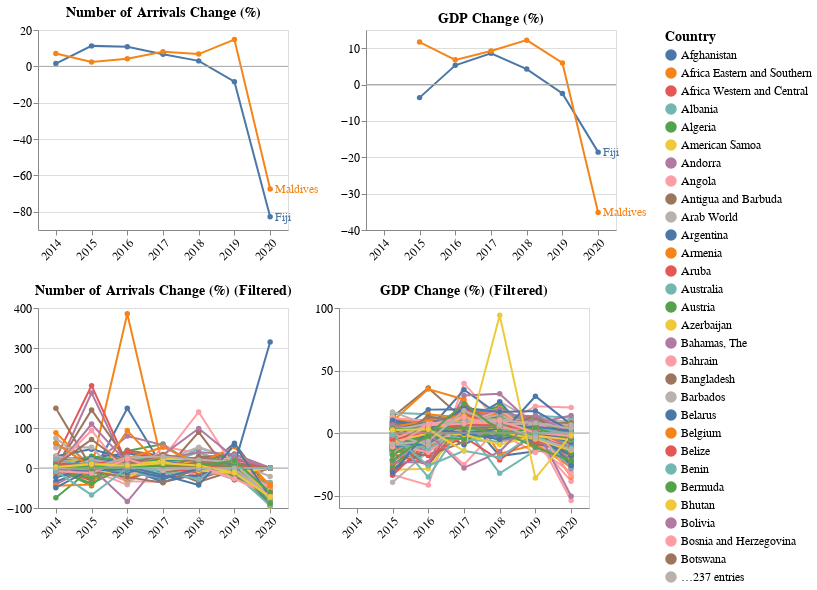

Source (notebook cell):
### Code cell
import pandas as pd
import altair as alt

# Load GDP data
gdp_data_url = "https://docs.google.com/spreadsheets/d/e/2PACX-1vSrhCFO8_5hlJkCJ8xWT9YsRHz64UUPfWClp0ZiUYEM10_FxQgmwaIHETyIcruKBhH9d1C1LZSbNBfn/pub?output=csv"
gdp_data = pd.read_csv(gdp_data_url)
gdp_melted = gdp_data.melt(id_vars=["Country Name"], var_name="Year", value_name="GDP")
gdp_melted['Year'] = gdp_melted['Year'].astype(int)
gdp_melted['GDP'] = pd.to_numeric(gdp_melted['GDP'], errors='coerce')
gdp_melted['Percentage Change GDP'] = gdp_melted.groupby('Country Name')['GDP'].pct_change() * 100

# Load Number of Arrivals data
arrivals_data_url = "https://docs.google.com/spreadsheets/d/e/2PACX-1vQaaAL3uUEECVUrM_UY0auvnzGGtnMCalpxhjsnvWYT7GeZD0vXt1EjOQK_7Eg1dZPDjhwxJXvSak6Y/pub?output=csv"
arrivals_data = pd.read_csv(arrivals_data_url)
arrivals_melted = arrivals_data.melt(id_vars=["Country Name"], var_name="Year", value_name="Number of Arrivals")
arrivals_melted['Year'] = arrivals_melted['Year'].astype(int)
arrivals_melted['Number of Arrivals'] = pd.to_numeric(arrivals_melted['Number of Arrivals'], errors='coerce')
arrivals_melted['Percentage Change Arrivals'] = arrivals_melted.groupby('Country Name')['Number of Arrivals'].pct_change() * 100

# Merge GDP and Number of Arrivals datasets
merged_data = pd.merge(arrivals_melted, gdp_melted, on=['Country Name', 'Year'])

# Filter data for Fiji and Maldives (2014-2020)
filtered_data = merged_data[merged_data['Country Name'].isin(['Fiji', 'Maldives'])]

# Add a red zero line
zero_line = alt.Chart(pd.DataFrame({'y': [0]})).mark_rule(color='darkgrey').encode(
    y='y:Q'
)

# Dropdown menu with an empty option for showing all countries
dropdown = alt.binding_select(
    options=[None] + list(merged_data['Country Name'].unique()),
    labels=['All'] + list(merged_data['Country Name'].unique()),
    name="Select Country: "
)
country_selection = alt.selection_single(fields=['Country Name'], bind=dropdown, name="Country", empty='all')

# Function to add country labels at the end
def add_labels(chart, data, y_field):
    return chart + alt.Chart(data).transform_filter(
        alt.datum.Year == 2020  # Last year in the dataset
    ).mark_text(
        align='left',
        dx=5,
        fontSize=12
    ).encode(
        x='Year:O',
        y=y_field,
        text='Country Name:N',
        color=alt.Color('Country Name:N', legend=None)
    )

# Create charts
arrivals_chart_all = alt.Chart(filtered_data).mark_line(point=True).encode(
    x=alt.X('Year:O', axis=alt.Axis(labelAngle=-45, title=None, labelFontSize=12)),
    y=alt.Y('Percentage Change Arrivals:Q', scale=alt.Scale(zero=True), axis=alt.Axis(title=None)),
    tooltip=['Year', 'Country Name', 'Percentage Change Arrivals'],
    color=alt.Color('Country Name:N', legend=alt.Legend(title="Country", labelFontSize=12, titleFontSize=14))
).properties(
    title="Number of Arrivals Change (%)",
    width=250,
    height=200
) + zero_line

arrivals_chart_all = add_labels(arrivals_chart_all, filtered_data, 'Percentage Change Arrivals')

gdp_chart_all = alt.Chart(filtered_data).mark_line(point=True).encode(
    x=alt.X('Year:O', axis=alt.Axis(labelAngle=-45, title=None, labelFontSize=12)),
    y=alt.Y('Percentage Change GDP:Q', scale=alt.Scale(zero=True), axis=alt.Axis(title=None)),
    tooltip=['Year', 'Country Name', 'Percentage Change GDP'],
    color=alt.Color('Country Name:N', legend=alt.Legend(title="Country", labelFontSize=12, titleFontSize=14))
).properties(
    title="GDP Change (%)",
    width=250,
    height=200
) + zero_line

gdp_chart_all = add_labels(gdp_chart_all, filtered_data, 'Percentage Change GDP')

arrivals_chart_filtered = alt.Chart(merged_data).mark_line(point=True).encode(
    x=alt.X('Year:O', axis=alt.Axis(labelAngle=-45, title=None, labelFontSize=12)),
    y=alt.Y('Percentage Change Arrivals:Q', scale=alt.Scale(zero=True), axis=alt.Axis(title=None)),
    tooltip=['Year', 'Country Name', 'Percentage Change Arrivals'],
    color=alt.Color('Country Name:N', legend=alt.Legend(title="Country", labelFontSize=12, titleFontSize=14))
).transform_filter(
    country_selection
).properties(
    title="Number of Arrivals Change (%) (Filtered)",
    width=250,
    height=200
) + zero_line

gdp_chart_filtered = alt.Chart(merged_data).mark_line(point=True).encode(
    x=alt.X('Year:O', axis=alt.Axis(labelAngle=-45, title=None, labelFontSize=12)),
    y=alt.Y('Percentage Change GDP:Q', scale=alt.Scale(zero=True), axis=alt.Axis(title=None)),
    tooltip=['Year', 'Country Name', 'Percentage Change GDP'],
    color=alt.Color('Country Name:N', legend=alt.Legend(title="Country", labelFontSize=12, titleFontSize=14))
).transform_filter(
    country_selection
).properties(
    title="GDP Change (%) (Filtered)",
    width=250,
    height=200
) + zero_line

# Align and combine charts
final_chart = alt.vconcat(
    alt.hconcat(arrivals_chart_all, gdp_chart_all),
    alt.hconcat(arrivals_chart_filtered, gdp_chart_filtered)
).add_selection(
    country_selection
).configure_title(
    fontSize=14,
    anchor='middle',
    font='Arial'
).configure_axis(
    labelFontSize=12,
    title=None  # Remove all axis titles
)

# Display the combined chart
final_chart

### Figure 1 — Vega-Lite specification as saved in the notebook (floating-point values rounded to 4 significant figures; data arrays with more than 128 entries replaced by an {"elided": "..."} marker saying what was removed)
{"config": {"view": {"continuousWidth": 400, "continuousHeight": 300}, "axis": {"labelFontSize": 12, "title": null}, "title": {"anchor": "middle", "font": "Arial", "fontSize": 14}}, "vconcat": [{"hconcat": [{"layer": [{"data": {"name": "data-91b26a9f03d3a5d3d8a4b5776e9d1ac0"}, "mark": {"type": "line", "point": true}, "encoding": {"color": {"field": "Country Name", "legend": {"labelFontSize": 12, "title": "Country", "titleFontSize": 14}, "type": "nominal"}, "tooltip": [{"field": "Year", "type": "quantitative"}, {"field": "Country Name", "type": "nominal"}, {"field": "Percentage Change Arrivals", "type": "quantitative"}], "x": {"axis": {"labelAngle": -45, "labelFontSize": 12, "title": null}, "field": "Year", "type": "ordinal"}, "y": {"axis": {"title": null}, "field": "Percentage Change Arrivals", "scale": {"zero": true}, "type": "quantitative"}}, "height": 200, "selection": {"Country": {"type": "single", "fields": ["Country Name"], "bind": {"input": "select", "options": {"elided": "267 str values"}, "labels": {"elided": "267 str values"}, "name": "Select Country: "}, "empty": "all"}}, "title": "Number of Arrivals Change (%)", "width": 250}, {"data": {"name": "data-06fd9f850666401b4599de5588b60692"}, "mark": {"type": "rule", "color": "darkgrey"}, "encoding": {"y": {"field": "y", "type": "quantitative"}}}, {"data": {"name": "data-91b26a9f03d3a5d3d8a4b5776e9d1ac0"}, "mark": {"type": "text", "align": "left", "dx": 5, "fontSize": 12}, "encoding": {"color": {"field": "Country Name", "legend": null, "type": "nominal"}, "text": {"field": "Country Name", "type": "nominal"}, "x": {"field": "Year", "type": "ordinal"}, "y": {"field": "Percentage Change Arrivals", "type": "quantitative"}}, "transform": [{"filter": "(datum.Year === 2020)"}]}]}, {"layer": [{"data": {"name": "data-91b26a9f03d3a5d3d8a4b5776e9d1ac0"}, "mark": {"type": "line", "point": true}, "encoding": {"color": {"field": "Country Name", "legend": {"labelFontSize": 12, "title": "Country", "titleFontSize": 14}, "type": "nominal"}, "tooltip": [{"field": "Year", "type": "quantitative"}, {"field": "Country Name", "type": "nominal"}, {"field": "Percentage Change GDP", "type": "quantitative"}], "x": {"axis": {"labelAngle": -45, "labelFontSize": 12, "title": null}, "field": "Year", "type": "ordinal"}, "y": {"axis": {"title": null}, "field": "Percentage Change GDP", "scale": {"zero": true}, "type": "quantitative"}}, "height": 200, "selection": {"Country": {"type": "single", "fields": ["Country Name"], "bind": {"input": "select", "options": {"elided": "267 str values"}, "labels": {"elided": "267 str values"}, "name": "Select Country: "}, "empty": "all"}}, "title": "GDP Change (%)", "width": 250}, {"data": {"name": "data-06fd9f850666401b4599de5588b60692"}, "mark": {"type": "rule", "color": "darkgrey"}, "encoding": {"y": {"field": "y", "type": "quantitative"}}}, {"data": {"name": "data-91b26a9f03d3a5d3d8a4b5776e9d1ac0"}, "mark": {"type": "text", "align": "left", "dx": 5, "fontSize": 12}, "encoding": {"color": {"field": "Country Name", "legend": null, "type": "nominal"}, "text": {"field": "Country Name", "type": "nominal"}, "x": {"field": "Year", "type": "ordinal"}, "y": {"field": "Percentage Change GDP", "type": "quantitative"}}, "transform": [{"filter": "(datum.Year === 2020)"}]}]}]}, {"hconcat": [{"layer": [{"data": {"name": "data-9d9b0ec0635686084517997a680809d9"}, "mark": {"type": "line", "point": true}, "encoding": {"color": {"field": "Country Name", "legend": {"labelFontSize": 12, "title": "Country", "titleFontSize": 14}, "type": "nominal"}, "tooltip": [{"field": "Year", "type": "quantitative"}, {"field": "Country Name", "type": "nominal"}, {"field": "Percentage Change Arrivals", "type": "quantitative"}], "x": {"axis": {"labelAngle": -45, "labelFontSize": 12, "title": null}, "field": "Year", "type": "ordinal"}, "y": {"axis": {"title": null}, "field": "Percentage Change Arrivals", "scale": {"zero": true}, "type": "quantitative"}}, "height": 200, "selection": {"Country": {"type": "single", "fields": ["Country Name"], "bind": {"input": "select", "options": {"elided": "267 str values"}, "labels": {"elided": "267 str values"}, "name": "Select Country: "}, "empty": "all"}}, "title": "Number of Arrivals Change (%) (Filtered)", "transform": [{"filter": {"selection": "Country"}}], "width": 250}, {"data": {"name": "data-06fd9f850666401b4599de5588b60692"}, "mark": {"type": "rule", "color": "darkgrey"}, "encoding": {"y": {"field": "y", "type": "quantitative"}}}]}, {"layer": [{"data": {"name": "data-9d9b0ec0635686084517997a680809d9"}, "mark": {"type": "line", "point": true}, "encoding": {"color": {"field": "Country Name", "legend": {"labelFontSize": 12, "title": "Country", "titleFontSize": 14}, "type": "nominal"}, "tooltip": [{"field": "Year", "type": "quantitative"}, {"field": "Country Name", "type": "nominal"}, {"field": "Percentage Change GDP", "type": "quantitative"}], "x": {"axis": {"labelAngle": -45, "labelFontSize": 12, "title": null}, "field": "Year", "type": "ordinal"}, "y": {"axis": {"title": null}, "field": "Percentage Change GDP", "scale": {"zero": true}, "type": "quantitative"}}, "height": 200, "selection": {"Country": {"type": "single", "fields": ["Country Name"], "bind": {"input": "select", "options": {"elided": "267 str values"}, "labels": {"elided": "267 str values"}, "name": "Select Country: "}, "empty": "all"}}, "title": "GDP Change (%) (Filtered)", "transform": [{"filter": {"selection": "Country"}}], "width": 250}, {"data": {"name": "data-06fd9f850666401b4599de5588b60692"}, "mark": {"type": "rule", "color": "darkgrey"}, "encoding": {"y": {"field": "y", "type": "quantitative"}}}]}]}], "$schema": "https://vega.github.io/schema/vega-lite/v4.17.0.json", "datasets": {"data-91b26a9f03d3a5d3d8a4b5776e9d1ac0": [{"Country Name": "Fiji", "Year": 2014, "Number of Arrivals": 781000.0, "Percentage Change Arrivals": 1.56, "GDP": 4857000000.0, "Percentage Change GDP": null}, {"Country Name": "Maldives", "Year": 2014, "Number of Arrivals": 1205000.0, "Percentage Change Arrivals": 7.111, "GDP": 3697000000.0, "Percentage Change GDP": null}, {"Country Name": "Fiji", "Year": 2015, "Number of Arrivals": 869000.0, "Percentage Change Arrivals": 11.27, "GDP": 4682000000.0, "Percentage Change GDP": -3.595}, {"Country Name": "Maldives", "Year": 2015, "Number of Arrivals": 1234000.0, "Percentage Change Arrivals": 2.407, "GDP": 4130000000.0, "Percentage Change GDP": 11.69}, {"Country Name": "Fiji", "Year": 2016, "Number of Arrivals": 963000.0, "Percentage Change Arrivals": 10.82, "GDP": 4930000000.0, "Percentage Change GDP": 5.291}, {"Country Name": "Maldives", "Year": 2016, "Number of Arrivals": 1286000.0, "Percentage Change Arrivals": 4.214, "GDP": 4410000000.0, "Percentage Change GDP": 6.791}, {"Country Name": "Fiji", "Year": 2017, "Number of Arrivals": 1027000.0, "Percentage Change Arrivals": 6.646, "GDP": 5353000000.0, "Percentage Change GDP": 8.585}, {"Country Name": "Maldives", "Year": 2017, "Number of Arrivals": 1390000.0, "Percentage Change Arrivals": 8.087, "GDP": 4816000000.0, "Percentage Change GDP": 9.217}, {"Country Name": "Fiji", "Year": 2018, "Number of Arrivals": 1058000.0, "Percentage Change Arrivals": 3.019, "GDP": 5581000000.0, "Percentage Change GDP": 4.258}, {"Country Name": "Maldives", "Year": 2018, "Number of Arrivals": 1484000.0, "Percentage Change Arrivals": 6.763, "GDP": 5404000000.0, "Percentage Change GDP": 12.21}, {"Country Name": "Fiji", "Year": 2019, "Number of Arrivals": 969000.0, "Percentage Change Arrivals": -8.412, "GDP": 5444000000.0, "Percentage Change GDP": -2.455}, {"Country Name": "Maldives", "Year": 2019, "Number of Arrivals": 1703000.0, "Percentage Change Arrivals": 14.76, "GDP": 5726000000.0, "Percentage Change GDP": 5.954}, {"Country Name": "Fiji", "Year": 2020, "Number of Arrivals": 168000.0, "Percentage Change Arrivals": -82.66, "GDP": 4432000000.0, "Percentage Change GDP": -18.59}, {"Country Name": "Maldives", "Year": 2020, "Number of Arrivals": 555000.0, "Percentage Change Arrivals": -67.41, "GDP": 3713000000.0, "Percentage Change GDP": -35.16}], "data-06fd9f850666401b4599de5588b60692": [{"y": 0}], "data-9d9b0ec0635686084517997a680809d9": {"elided": "1862 records"}}}
